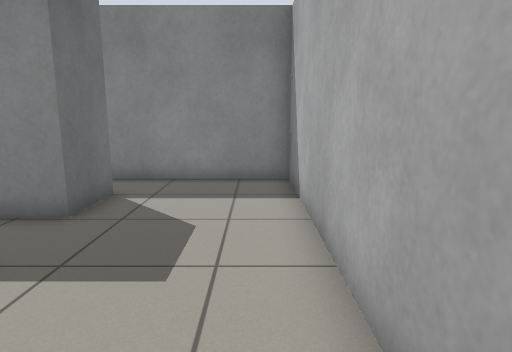
view 1 (above)

12 first-person views from a walk through a Gazebo world. The camera is 0.94 m above the floor, tilts 10° down and sees 75° across. The floor is counted in squares, 0.5 m on a side. Each view is taken from the middle of a square. On the plan, view 1 faces up. The plan holds only what a view shows up to about 17 squares ahead; the rest is blank.

view 2
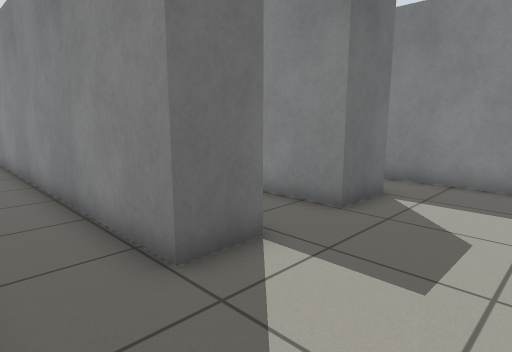

view 3
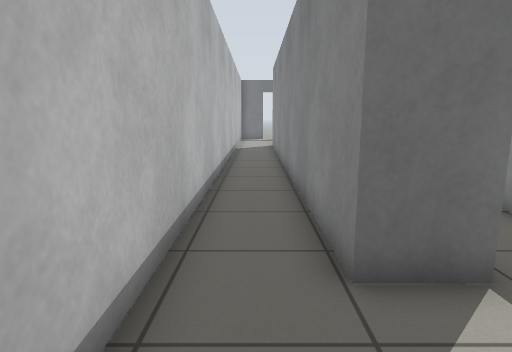

view 4
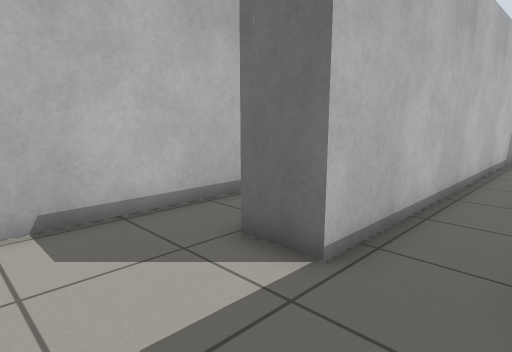

view 5
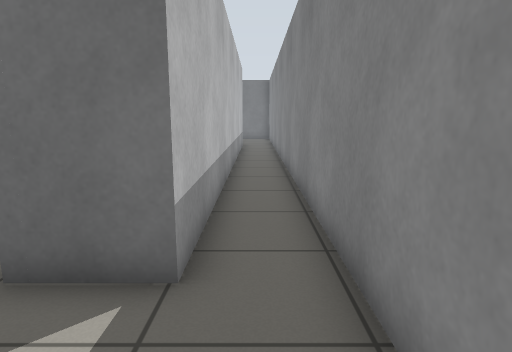

view 6
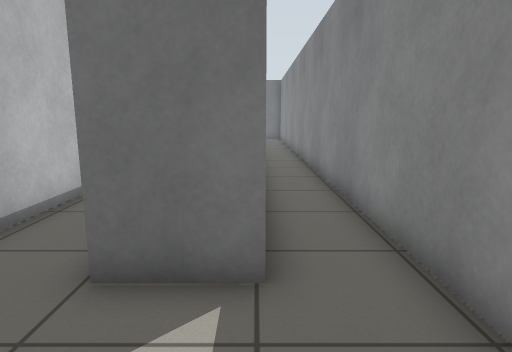

view 7
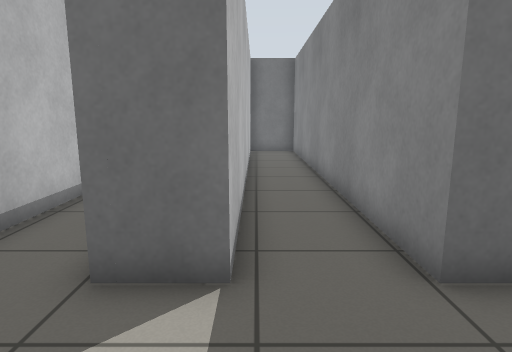

view 8
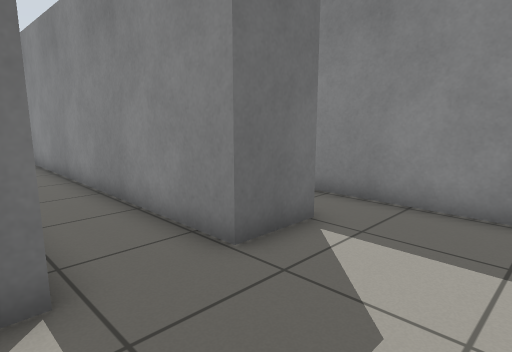

view 9
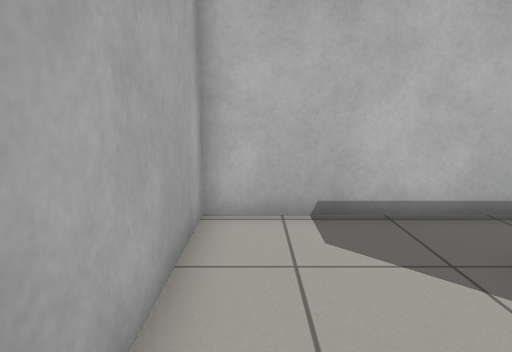

view 10
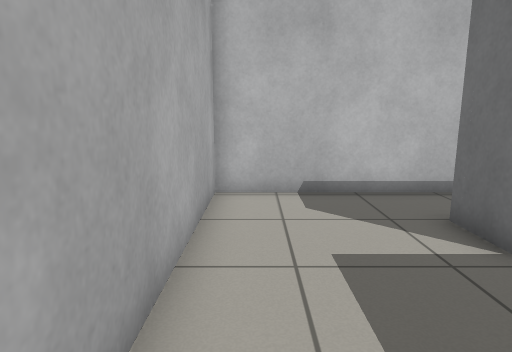

view 11
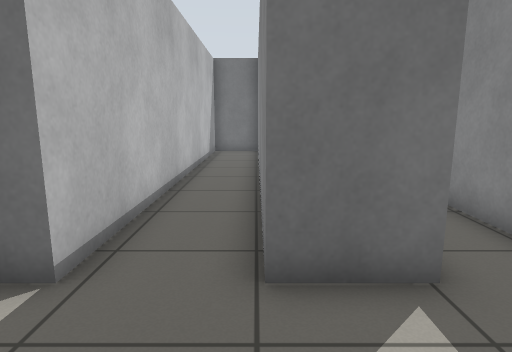

view 12
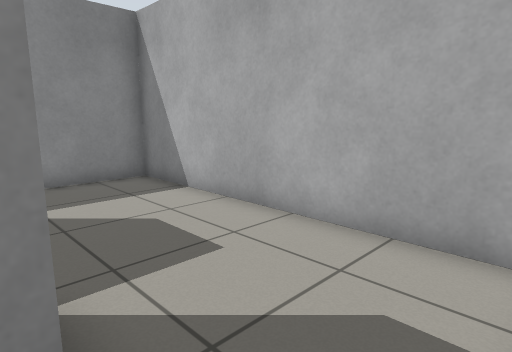

### Floor plan
Points are (right, up) in squares from view 1. A wall is a line through its corners. A room is listed if a view was taken in it or the views show most of it. See-through windows are left out.
Room 1 (views 1, 2, 3, 8, 12)
walls: (-17.5, -0.3) (1, -0.3) (1, 3.5); (-3.5, 3.7) (-3.5, 2.1) (-17.2, 2.1)
ways out: opening at (-1.5, 2.5) to room 2
Room 2 (views 4, 5, 6, 7, 9, 10, 11)
walls: (1, 3.5) (1, 10.2) (-17.6, 10.2); (-17.5, 3.7) (-3.5, 3.7); (-17.4, 8.1) (-3.5, 8.1) (-3.5, 6.1) (-17.2, 6.1)
ways out: opening at (-1.5, 2.5) to room 1

Where each view was taken, in squares from view 1:
view 1: 0 up, 0 right, facing up
view 2: 0 up, 0 right, facing up-left
view 3: 1 up, 0 right, facing left
view 4: 6 up, 0 right, facing down-left
view 5: 9 up, 0 right, facing left
view 6: 8 up, 0 right, facing left
view 7: 4 up, 0 right, facing left
view 8: 3 up, 0 right, facing up-left
view 9: 6 up, 0 right, facing down
view 10: 8 up, 0 right, facing down
view 11: 6 up, 0 right, facing left
view 12: 0 up, 4 left, facing up-right
